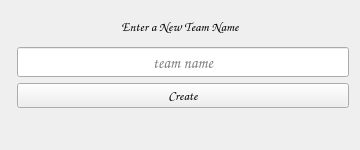
<?xml version="1.0" encoding="UTF-8"?>
<ui version="4.0">
 <class>ui_new</class>
 <widget class="QWidget" name="ui_new">
  <property name="enabled">
   <bool>true</bool>
  </property>
  <property name="geometry">
   <rect>
    <x>0</x>
    <y>0</y>
    <width>360</width>
    <height>150</height>
   </rect>
  </property>
  <property name="minimumSize">
   <size>
    <width>360</width>
    <height>150</height>
   </size>
  </property>
  <property name="maximumSize">
   <size>
    <width>500</width>
    <height>200</height>
   </size>
  </property>
  <property name="font">
   <font>
    <family>Comic Sans MS</family>
    <pointsize>10</pointsize>
   </font>
  </property>
  <property name="windowTitle">
   <string>Form</string>
  </property>
  <layout class="QFormLayout" name="formLayout">
   <property name="labelAlignment">
    <set>Qt::AlignRight|Qt::AlignTrailing|Qt::AlignVCenter</set>
   </property>
   <property name="formAlignment">
    <set>Qt::AlignRight|Qt::AlignTop|Qt::AlignTrailing</set>
   </property>
   <item row="3" column="0" colspan="2">
    <widget class="QLabel" name="n_label">
     <property name="minimumSize">
      <size>
       <width>0</width>
       <height>30</height>
      </size>
     </property>
     <property name="text">
      <string>Enter a New Team Name</string>
     </property>
     <property name="alignment">
      <set>Qt::AlignCenter</set>
     </property>
    </widget>
   </item>
   <item row="4" column="1">
    <widget class="QLineEdit" name="n_l_teamname">
     <property name="minimumSize">
      <size>
       <width>0</width>
       <height>30</height>
      </size>
     </property>
     <property name="maximumSize">
      <size>
       <width>16777215</width>
       <height>30</height>
      </size>
     </property>
     <property name="font">
      <font>
       <family>Comic Sans MS</family>
       <pointsize>12</pointsize>
      </font>
     </property>
     <property name="alignment">
      <set>Qt::AlignCenter</set>
     </property>
     <property name="placeholderText">
      <string>team name</string>
     </property>
    </widget>
   </item>
   <item row="5" column="1">
    <widget class="QPushButton" name="b_create">
     <property name="enabled">
      <bool>true</bool>
     </property>
     <property name="minimumSize">
      <size>
       <width>0</width>
       <height>0</height>
      </size>
     </property>
     <property name="maximumSize">
      <size>
       <width>500</width>
       <height>555</height>
      </size>
     </property>
     <property name="text">
      <string>Create</string>
     </property>
    </widget>
   </item>
  </layout>
 </widget>
 <resources/>
 <connections/>
</ui>
